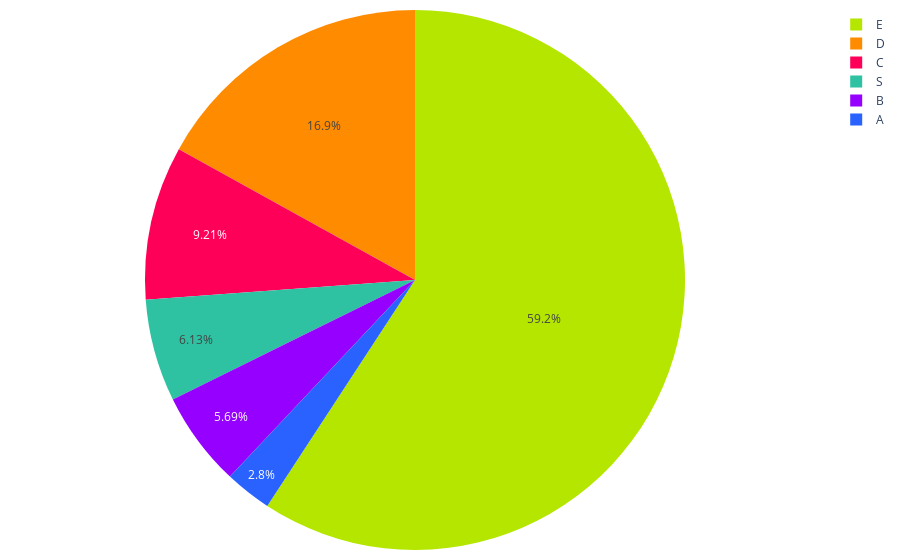

Notebook cell for this chart:
### Code cell
porcentajes = creditos_segmentos_2023_pachuca['Porcentaje']
labels = creditos_segmentos_2023_pachuca['Segmento']
colores = ['#2962ff', '#9500ff', '#ff0059', '#ff8c00', '#b4e600', '#2EC2A2','#E50CB6']

fig = go.Figure(data=[go.Pie(labels=labels, values=porcentajes, marker=dict(colors=colores))])
fig.update_traces(textinfo='percent', textposition='inside')
fig.update_layout(
    #title='Distribución de créditos por segmento 2023', # Agregar título
    #showlegend=False  # Ocultar leyenda
    margin=dict(l=10, r=10, t=10, b=10),  # Ajusta los márgenes (left, right, top, bottom)        
)

# Exportar gráfica como archivo HTML
def guardar_grafico_como_html(fig, nombre_archivo, carpeta='graficas'):
    # Crear la carpeta si no existe
    if not os.path.exists(carpeta):
        os.makedirs(carpeta)
    
    # Gráfica como archivo HTML en la carpeta especificada
    pio.write_html(fig, f'{carpeta}/{nombre_archivo}.html')

guardar_grafico_como_html(fig, 'g_pie_discreditos_X_segmento_2024_peubla', carpeta='graficas')

fig.show()

### Figure 1 — Plotly figure (JSON) as saved in the notebook; plotly's stock layout.template omitted (floating-point values rounded to 4 significant figures)
{"data": [{"labels": ["A", "B", "C", "D", "E", "S"], "marker": {"colors": ["#2962ff", "#9500ff", "#ff0059", "#ff8c00", "#b4e600", "#2EC2A2", "#E50CB6"]}, "textinfo": "percent", "textposition": "inside", "type": "pie", "values": [2.803, 5.687, 9.211, 16.94, 59.19, 6.127]}], "layout": {"margin": {"b": 10, "l": 10, "r": 10, "t": 10}}}
